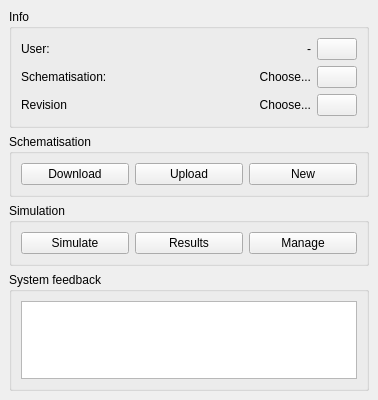
<?xml version="1.0" encoding="UTF-8"?>
<ui version="4.0">
 <class>DockWidget</class>
 <widget class="QDockWidget" name="DockWidget">
  <property name="geometry">
   <rect>
    <x>0</x>
    <y>0</y>
    <width>378</width>
    <height>400</height>
   </rect>
  </property>
  <property name="windowTitle">
   <string>3Di Models and Simulations</string>
  </property>
  <widget class="QWidget" name="dockWidgetContents">
   <layout class="QVBoxLayout" name="verticalLayout">
    <item>
     <widget class="QGroupBox" name="info_schematisation">
      <property name="title">
       <string>Info</string>
      </property>
      <layout class="QGridLayout" name="gridLayout">
       <item row="0" column="1">
        <widget class="QLabel" name="label_user">
         <property name="text">
          <string>-</string>
         </property>
         <property name="alignment">
          <set>Qt::AlignRight|Qt::AlignTrailing|Qt::AlignVCenter</set>
         </property>
        </widget>
       </item>
       <item row="2" column="1">
        <widget class="QLabel" name="label_revision">
         <property name="text">
          <string>Choose...</string>
         </property>
         <property name="alignment">
          <set>Qt::AlignRight|Qt::AlignTrailing|Qt::AlignVCenter</set>
         </property>
        </widget>
       </item>
       <item row="0" column="0">
        <widget class="QLabel" name="label">
         <property name="text">
          <string>User:</string>
         </property>
        </widget>
       </item>
       <item row="1" column="0">
        <widget class="QLabel" name="label_2">
         <property name="text">
          <string>Schematisation:</string>
         </property>
        </widget>
       </item>
       <item row="1" column="1">
        <widget class="QLabel" name="label_schematisation">
         <property name="text">
          <string>Choose...</string>
         </property>
         <property name="alignment">
          <set>Qt::AlignRight|Qt::AlignTrailing|Qt::AlignVCenter</set>
         </property>
        </widget>
       </item>
       <item row="2" column="0">
        <widget class="QLabel" name="label_3">
         <property name="text">
          <string>Revision</string>
         </property>
        </widget>
       </item>
       <item row="0" column="2">
        <widget class="QPushButton" name="btn_log_in_out">
         <property name="sizePolicy">
          <sizepolicy hsizetype="Fixed" vsizetype="Fixed">
           <horstretch>0</horstretch>
           <verstretch>0</verstretch>
          </sizepolicy>
         </property>
         <property name="text">
          <string/>
         </property>
        </widget>
       </item>
       <item row="1" column="2">
        <widget class="QPushButton" name="btn_load_schematisation">
         <property name="sizePolicy">
          <sizepolicy hsizetype="Fixed" vsizetype="Fixed">
           <horstretch>0</horstretch>
           <verstretch>0</verstretch>
          </sizepolicy>
         </property>
         <property name="text">
          <string/>
         </property>
        </widget>
       </item>
       <item row="2" column="2">
        <widget class="QPushButton" name="btn_load_revision">
         <property name="sizePolicy">
          <sizepolicy hsizetype="Fixed" vsizetype="Fixed">
           <horstretch>0</horstretch>
           <verstretch>0</verstretch>
          </sizepolicy>
         </property>
         <property name="text">
          <string/>
         </property>
        </widget>
       </item>
      </layout>
     </widget>
    </item>
    <item>
     <widget class="QGroupBox" name="groupBox">
      <property name="title">
       <string>Schematisation</string>
      </property>
      <layout class="QHBoxLayout" name="horizontalLayout">
       <item>
        <widget class="QPushButton" name="btn_download">
         <property name="text">
          <string>Download</string>
         </property>
        </widget>
       </item>
       <item>
        <widget class="QPushButton" name="btn_upload">
         <property name="text">
          <string>Upload</string>
         </property>
        </widget>
       </item>
       <item>
        <widget class="QPushButton" name="btn_new">
         <property name="text">
          <string>New</string>
         </property>
        </widget>
       </item>
      </layout>
     </widget>
    </item>
    <item>
     <widget class="QGroupBox" name="groupBox_2">
      <property name="title">
       <string>Simulation</string>
      </property>
      <layout class="QHBoxLayout" name="horizontalLayout_2">
       <item>
        <widget class="QPushButton" name="pushButton_simulate">
         <property name="text">
          <string>Simulate</string>
         </property>
        </widget>
       </item>
       <item>
        <widget class="QPushButton" name="btn_results">
         <property name="text">
          <string>Results</string>
         </property>
        </widget>
       </item>
       <item>
        <widget class="QPushButton" name="btn_manage">
         <property name="text">
          <string>Manage</string>
         </property>
        </widget>
       </item>
      </layout>
     </widget>
    </item>
    <item>
     <widget class="QgsCollapsibleGroupBox" name="groupBox_3">
      <property name="title">
       <string>System feedback</string>
      </property>
      <layout class="QGridLayout" name="gridLayout_2">
       <item row="0" column="0">
        <widget class="QListView" name="lv_log"/>
       </item>
      </layout>
     </widget>
    </item>
   </layout>
  </widget>
 </widget>
 <customwidgets>
  <customwidget>
   <class>QgsCollapsibleGroupBox</class>
   <extends>QGroupBox</extends>
   <header>qgscollapsiblegroupbox.h</header>
   <container>1</container>
  </customwidget>
 </customwidgets>
 <resources/>
 <connections/>
</ui>
